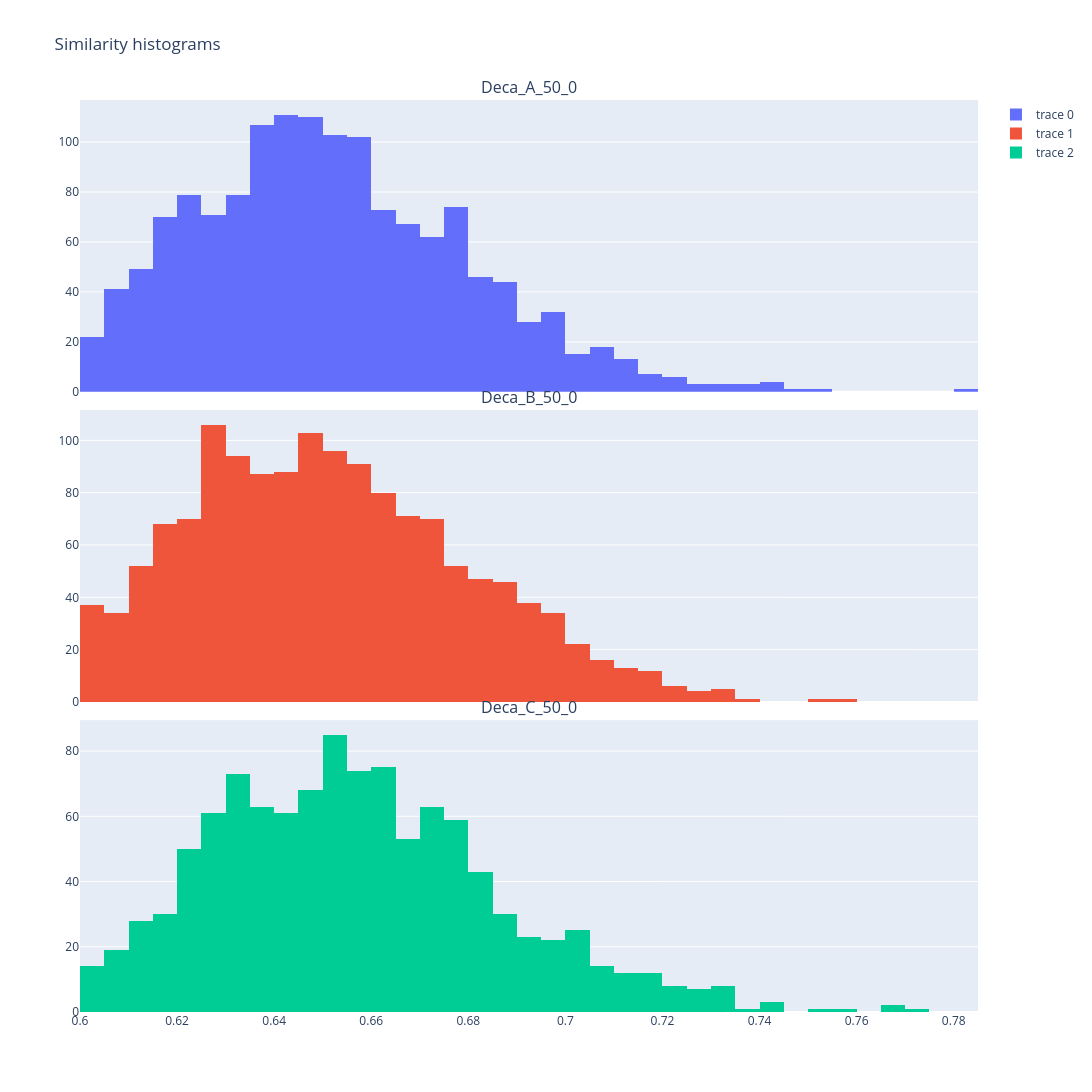

This figure's notebook cell:
### Code cell
mmseqs_dir = Path("/home/yjkbertrand/Documents/projects/nextpyper_simulation/miniprot_divergence/more_divergence/my50_cov100")
mmseqs_tables_hier = {file.stem:pl.read_csv(file, separator="\t") for file in sorted(mmseqs_dir.glob("*Deca*.log"))}
from plotly.subplots import make_subplots
import plotly.graph_objects as go
dfs = [mmseqs_tables_hier[key].filter(pl.col('cov') > 0.1).with_columns(pl.lit(key).alias("acc")).select("idt") for key in mmseqs_tables_hier.keys() ]
total_rows = len(dfs)
total_cols = 1
fig = make_subplots(rows=total_rows, cols=total_cols, shared_xaxes=True, vertical_spacing=0.02,subplot_titles=list(mmseqs_tables_hier.keys()),
                    shared_yaxes=True)

fig.update_layout(height=2000, width=1500, title_text=f"Similarity histograms",
    template="plotly")
for i, df in enumerate(dfs):
    fig.add_trace(go.Histogram(x=df["idt"],nbinsx=50),row=i+1,col=1)

fig.show()

### Figure 1 — Plotly figure (JSON) as saved in the notebook; plotly's stock layout.template omitted (floating-point values rounded to 4 significant figures; data arrays with more than 128 entries replaced by an {"elided": "..."} marker saying what was removed)
{"data": [{"nbinsx": 50, "x": {"elided": "1445 float values"}, "type": "histogram", "xaxis": "x", "yaxis": "y"}, {"nbinsx": 50, "x": {"elided": "1445 float values"}, "type": "histogram", "xaxis": "x2", "yaxis": "y2"}, {"nbinsx": 50, "x": {"elided": "1089 float values"}, "type": "histogram", "xaxis": "x3", "yaxis": "y3"}], "layout": {"xaxis": {"anchor": "y", "domain": [0.0, 1.0], "matches": "x3", "showticklabels": false}, "yaxis": {"anchor": "x", "domain": [0.68, 1.0]}, "xaxis2": {"anchor": "y2", "domain": [0.0, 1.0], "matches": "x3", "showticklabels": false}, "yaxis2": {"anchor": "x2", "domain": [0.34, 0.66]}, "xaxis3": {"anchor": "y3", "domain": [0.0, 1.0]}, "yaxis3": {"anchor": "x3", "domain": [0.0, 0.32]}, "annotations": [{"font": {"size": 16}, "showarrow": false, "text": "Deca_A_50_0", "x": 0.5, "xanchor": "center", "xref": "paper", "y": 1.0, "yanchor": "bottom", "yref": "paper"}, {"font": {"size": 16}, "showarrow": false, "text": "Deca_B_50_0", "x": 0.5, "xanchor": "center", "xref": "paper", "y": 0.66, "yanchor": "bottom", "yref": "paper"}, {"font": {"size": 16}, "showarrow": false, "text": "Deca_C_50_0", "x": 0.5, "xanchor": "center", "xref": "paper", "y": 0.32, "yanchor": "bottom", "yref": "paper"}], "title": {"text": "Similarity histograms"}, "height": 2000, "width": 1500}}
